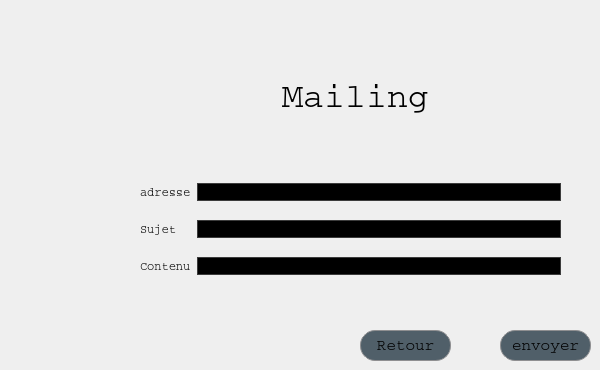
    <widget class="QWidget" name="page">
     <widget class="QPushButton" name="pushButton_6">
      <property name="geometry">
       <rect>
        <x>500</x>
        <y>330</y>
        <width>91</width>
        <height>31</height>
       </rect>
      </property>
      <property name="styleSheet">
       <string notr="true">QPushButton {
border: 1px solid #8f8f91;
border-radius: 15px;
background-color: #505F69;
font-family: Courier;
font-size: 16px;
}

QPushButton:hover {
border: 4px solid #8f8f91;
font-weight: bold;
font-size: 18px;
}</string>
      </property>
      <property name="text">
       <string>envoyer</string>
      </property>
     </widget>
     <widget class="QPushButton" name="pushButton_14">
      <property name="geometry">
       <rect>
        <x>360</x>
        <y>330</y>
        <width>91</width>
        <height>31</height>
       </rect>
      </property>
      <property name="styleSheet">
       <string notr="true">QPushButton {
border: 1px solid #8f8f91;
border-radius: 15px;
background-color: #505F69;
font-family: Courier;
font-size: 16px;
}

QPushButton:hover {
border: 4px solid #8f8f91;
font-weight: bold;
font-size: 18px;
}</string>
      </property>
      <property name="text">
       <string>Retour</string>
      </property>
     </widget>
     <widget class="QLabel" name="label_21">
      <property name="geometry">
       <rect>
        <x>130</x>
        <y>0</y>
        <width>451</width>
        <height>197</height>
       </rect>
      </property>
      <property name="baseSize">
       <size>
        <width>60</width>
        <height>0</height>
       </size>
      </property>
      <property name="font">
       <font>
        <family>Courier</family>
        <pointsize>26</pointsize>
       </font>
      </property>
      <property name="styleSheet">
       <string notr="true">  background: transparent;
font-family: Courier;

</string>
      </property>
      <property name="text">
       <string>&lt;html&gt;&lt;head/&gt;&lt;body&gt;&lt;p align=&quot;center&quot;&gt;Mailing&lt;/p&gt;&lt;/body&gt;&lt;/html&gt;</string>
      </property>
     </widget>
     <widget class="QWidget" name="layoutWidget">
      <property name="geometry">
       <rect>
        <x>140</x>
        <y>170</y>
        <width>421</width>
        <height>121</height>
       </rect>
      </property>
      <layout class="QGridLayout" name="gridLayout_6">
       <item row="0" column="0">
        <widget class="QLabel" name="label_17">
         <property name="styleSheet">
          <string notr="true">font-family: Courier;
background: transparent;</string>
         </property>
         <property name="text">
          <string>adresse</string>
         </property>
        </widget>
       </item>
       <item row="0" column="1">
        <widget class="QLineEdit" name="lineEdit_adresse">
         <property name="styleSheet">
          <string notr="true"> color: rgb(60, 60, 60);
    background-color: rgb(0, 0, 0);
    border: 1px solid rgb(60, 60, 60);
    border-radius: 10px;
</string>
         </property>
        </widget>
       </item>
       <item row="1" column="0">
        <widget class="QLabel" name="label_19">
         <property name="styleSheet">
          <string notr="true">font-family: Courier;
background: transparent;</string>
         </property>
         <property name="text">
          <string>Sujet</string>
         </property>
        </widget>
       </item>
       <item row="1" column="1">
        <widget class="QLineEdit" name="lineEdit_sujet">
         <property name="styleSheet">
          <string notr="true"> color: rgb(60, 60, 60);
    background-color: rgb(0, 0, 0);
    border: 1px solid rgb(60, 60, 60);
    border-radius: 10px;</string>
         </property>
        </widget>
       </item>
       <item row="2" column="0">
        <widget class="QLabel" name="label_20">
         <property name="styleSheet">
          <string notr="true">font-family: Courier;
background: transparent;</string>
         </property>
         <property name="text">
          <string>Contenu</string>
         </property>
        </widget>
       </item>
       <item row="2" column="1">
        <widget class="QLineEdit" name="lineEdit_contenu">
         <property name="styleSheet">
          <string notr="true"> color: rgb(60, 60, 60);
    background-color: rgb(0, 0, 0);
    border: 1px solid rgb(60, 60, 60);
    border-radius: 10px;
</string>
         </property>
        </widget>
       </item>
      </layout>
     </widget>
    </widget>
